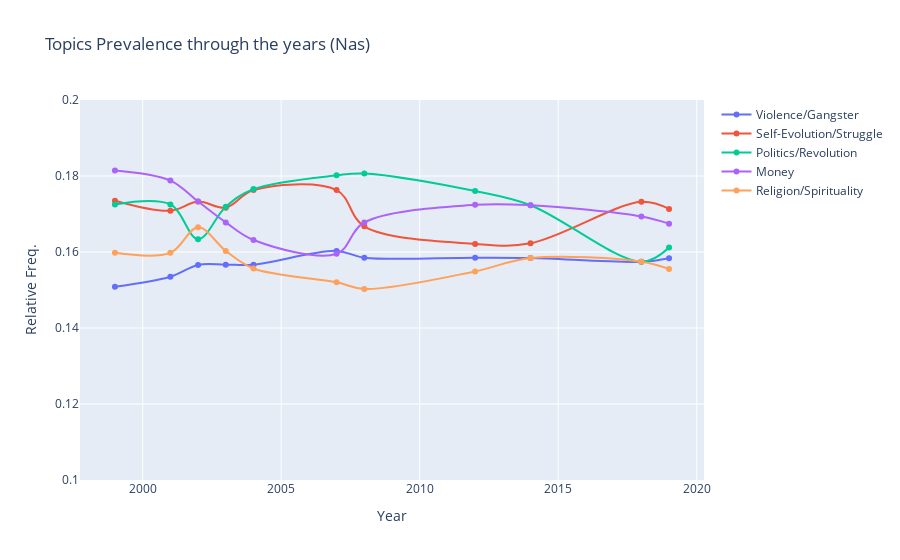

Notebook cell for this chart:
### Code cell
import plotly.graph_objects as go
import numpy as np

fig = go.Figure()
fig.update_layout(yaxis_range=[0.1,0.2])

for t in topics:
    if t in ['Misc']:
        continue
    fig.add_trace(go.Scatter(x=df_topics.track_release_year, y=df_topics_smoothed[t], name=t,
                    text=["tweak line smoothness<br>with 'smoothing' in line object"],
                    hoverinfo='text+name',
                    line_shape='spline'))
    
    
fig.update_layout(
    title="Topics Prevalence through the years (Nas)",
    xaxis_title="Year",
    yaxis_title="Relative Freq.")
    
fig.show()

### Figure 1 — Plotly figure (JSON) as saved in the notebook; plotly's stock layout.template omitted (floating-point values rounded to 4 significant figures)
{"data": [{"hoverinfo": "text+name", "line": {"shape": "spline"}, "name": "Violence/Gangster", "text": ["tweak line smoothness<br>with 'smoothing' in line object"], "type": "scatter", "x": [1999, 2001, 2002, 2003, 2004, 2007, 2008, 2012, 2014, 2018, 2019, 2020, 2021], "y": [0.1508, 0.1535, 0.1566, 0.1567, 0.1567, 0.1603, 0.1585, 0.1585, 0.1584, 0.1574, 0.1584]}, {"hoverinfo": "text+name", "line": {"shape": "spline"}, "name": "Self-Evolution/Struggle", "text": ["tweak line smoothness<br>with 'smoothing' in line object"], "type": "scatter", "x": [1999, 2001, 2002, 2003, 2004, 2007, 2008, 2012, 2014, 2018, 2019, 2020, 2021], "y": [0.1735, 0.1709, 0.1733, 0.1717, 0.1763, 0.1763, 0.1668, 0.1621, 0.1623, 0.1732, 0.1713]}, {"hoverinfo": "text+name", "line": {"shape": "spline"}, "name": "Politics/Revolution", "text": ["tweak line smoothness<br>with 'smoothing' in line object"], "type": "scatter", "x": [1999, 2001, 2002, 2003, 2004, 2007, 2008, 2012, 2014, 2018, 2019, 2020, 2021], "y": [0.1725, 0.1725, 0.1634, 0.1719, 0.1765, 0.1802, 0.1807, 0.176, 0.1723, 0.1574, 0.1612]}, {"hoverinfo": "text+name", "line": {"shape": "spline"}, "name": "Money", "text": ["tweak line smoothness<br>with 'smoothing' in line object"], "type": "scatter", "x": [1999, 2001, 2002, 2003, 2004, 2007, 2008, 2012, 2014, 2018, 2019, 2020, 2021], "y": [0.1814, 0.1788, 0.1733, 0.1678, 0.1632, 0.1595, 0.1678, 0.1724, 0.1723, 0.1693, 0.1675]}, {"hoverinfo": "text+name", "line": {"shape": "spline"}, "name": "Religion/Spirituality", "text": ["tweak line smoothness<br>with 'smoothing' in line object"], "type": "scatter", "x": [1999, 2001, 2002, 2003, 2004, 2007, 2008, 2012, 2014, 2018, 2019, 2020, 2021], "y": [0.1598, 0.1598, 0.1665, 0.1603, 0.1557, 0.152, 0.1503, 0.1549, 0.1584, 0.1574, 0.1556]}], "layout": {"title": {"text": "Topics Prevalence through the years (Nas)"}, "xaxis": {"title": {"text": "Year"}}, "yaxis": {"range": [0.1, 0.2], "title": {"text": "Relative Freq."}}}}
